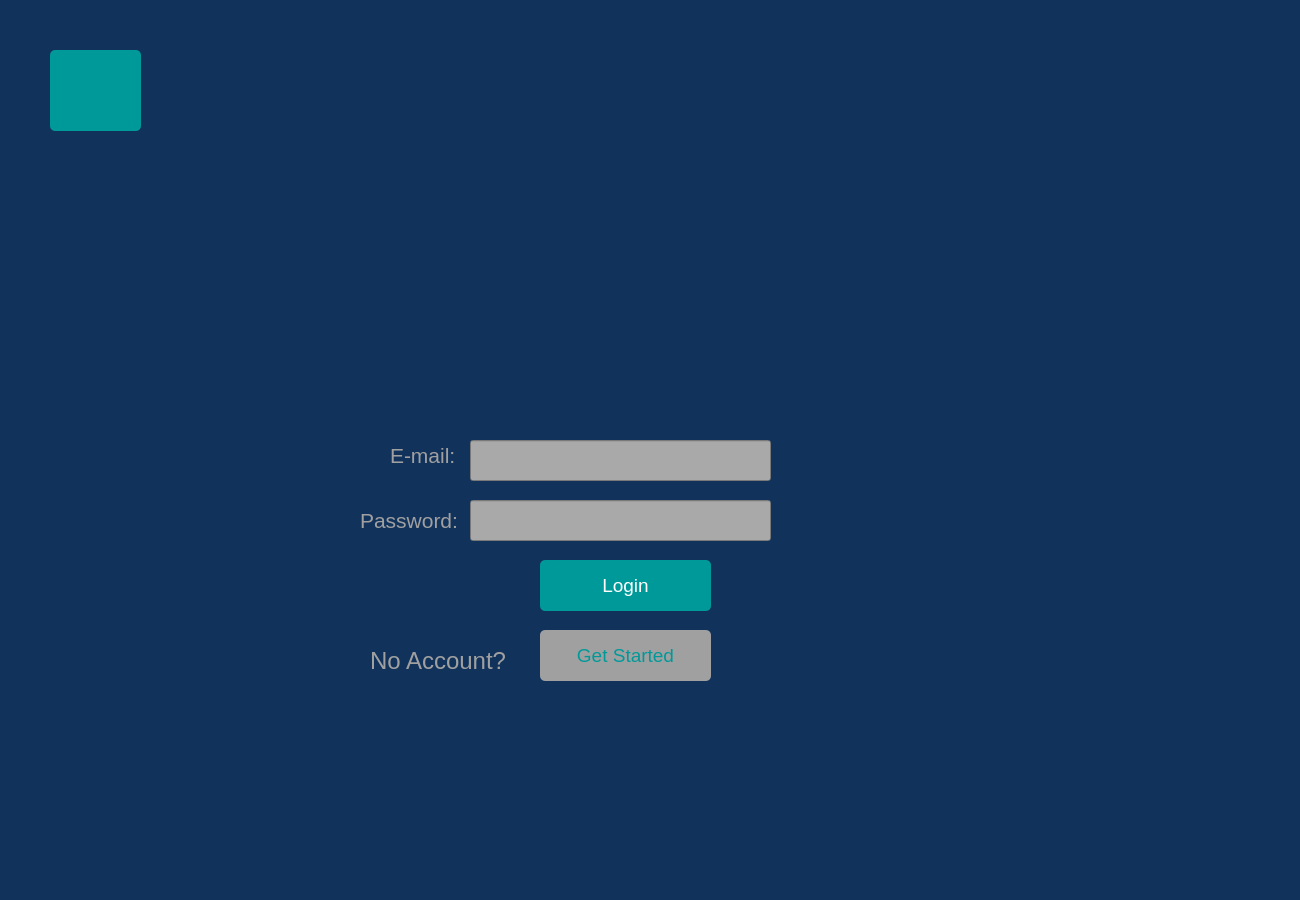
<?xml version="1.0" encoding="UTF-8"?>
<ui version="4.0">
 <class>Dialog</class>
 <widget class="QDialog" name="Dialog">
  <property name="enabled">
   <bool>true</bool>
  </property>
  <property name="geometry">
   <rect>
    <x>0</x>
    <y>0</y>
    <width>1300</width>
    <height>900</height>
   </rect>
  </property>
  <property name="windowTitle">
   <string>Dialog</string>
  </property>
  <property name="styleSheet">
   <string notr="true">background-color:rgb(17,50,91);</string>
  </property>
  <widget class="QPushButton" name="back_button">
   <property name="geometry">
    <rect>
     <x>50</x>
     <y>50</y>
     <width>91</width>
     <height>81</height>
    </rect>
   </property>
   <property name="font">
    <font>
     <pointsize>14</pointsize>
    </font>
   </property>
   <property name="styleSheet">
    <string notr="true">background-color:rgb(0,153,153);
color:white;
border-style:outset;
border-width:2px;
border-radius:5px;
border:white;
</string>
   </property>
   <property name="text">
    <string/>
   </property>
   <property name="icon">
    <iconset>
     <normaloff>images/beyaz.png</normaloff>images/beyaz.png</iconset>
   </property>
   <property name="iconSize">
    <size>
     <width>40</width>
     <height>40</height>
    </size>
   </property>
  </widget>
  <widget class="QPushButton" name="login_button">
   <property name="geometry">
    <rect>
     <x>540</x>
     <y>560</y>
     <width>171</width>
     <height>51</height>
    </rect>
   </property>
   <property name="font">
    <font>
     <pointsize>14</pointsize>
    </font>
   </property>
   <property name="styleSheet">
    <string notr="true">background-color:rgb(0,153,153);
color:white;
border-style:outset;
border-width:2px;
border-radius:5px;
border:white;
</string>
   </property>
   <property name="text">
    <string>Login</string>
   </property>
  </widget>
  <widget class="QLabel" name="label">
   <property name="geometry">
    <rect>
     <x>390</x>
     <y>430</y>
     <width>71</width>
     <height>51</height>
    </rect>
   </property>
   <property name="font">
    <font>
     <pointsize>16</pointsize>
    </font>
   </property>
   <property name="styleSheet">
    <string notr="true">color:rgb(160,160,160);</string>
   </property>
   <property name="text">
    <string>E-mail:</string>
   </property>
  </widget>
  <widget class="QLabel" name="label_2">
   <property name="geometry">
    <rect>
     <x>360</x>
     <y>500</y>
     <width>101</width>
     <height>41</height>
    </rect>
   </property>
   <property name="font">
    <font>
     <pointsize>16</pointsize>
    </font>
   </property>
   <property name="styleSheet">
    <string notr="true">color:rgb(160,160,160);</string>
   </property>
   <property name="text">
    <string>Password:</string>
   </property>
  </widget>
  <widget class="QLabel" name="label_3">
   <property name="geometry">
    <rect>
     <x>341</x>
     <y>140</y>
     <width>521</width>
     <height>261</height>
    </rect>
   </property>
   <property name="contextMenuPolicy">
    <enum>Qt::DefaultContextMenu</enum>
   </property>
   <property name="text">
    <string/>
   </property>
   <property name="pixmap">
    <pixmap>images/SeekPng.com_students-png-transparent_2558318.png</pixmap>
   </property>
   <property name="scaledContents">
    <bool>true</bool>
   </property>
  </widget>
  <widget class="QLineEdit" name="lineEdit">
   <property name="geometry">
    <rect>
     <x>470</x>
     <y>440</y>
     <width>301</width>
     <height>41</height>
    </rect>
   </property>
   <property name="font">
    <font>
     <pointsize>16</pointsize>
    </font>
   </property>
   <property name="styleSheet">
    <string notr="true">background-color:rgb(169,169,169);</string>
   </property>
   <property name="text">
    <string/>
   </property>
  </widget>
  <widget class="QLineEdit" name="lineEdit_2">
   <property name="geometry">
    <rect>
     <x>470</x>
     <y>500</y>
     <width>301</width>
     <height>41</height>
    </rect>
   </property>
   <property name="font">
    <font>
     <pointsize>16</pointsize>
    </font>
   </property>
   <property name="styleSheet">
    <string notr="true">background-color:rgb(169,169,169);</string>
   </property>
  </widget>
  <widget class="QLabel" name="label_4">
   <property name="geometry">
    <rect>
     <x>370</x>
     <y>630</y>
     <width>141</width>
     <height>61</height>
    </rect>
   </property>
   <property name="font">
    <font>
     <pointsize>18</pointsize>
    </font>
   </property>
   <property name="styleSheet">
    <string notr="true">color:rgb(160,160,160);</string>
   </property>
   <property name="text">
    <string>No Account? </string>
   </property>
  </widget>
  <widget class="QPushButton" name="create_account_button">
   <property name="geometry">
    <rect>
     <x>540</x>
     <y>630</y>
     <width>171</width>
     <height>51</height>
    </rect>
   </property>
   <property name="font">
    <font>
     <pointsize>14</pointsize>
    </font>
   </property>
   <property name="styleSheet">
    <string notr="true">background-color:rgb(160,160,160);
color:rgb(0,153,153);
border-style:outset;
border-width:2px;
border-radius:5px;
border:white;
</string>
   </property>
   <property name="text">
    <string>Get Started</string>
   </property>
  </widget>
 </widget>
 <resources/>
 <connections/>
</ui>
